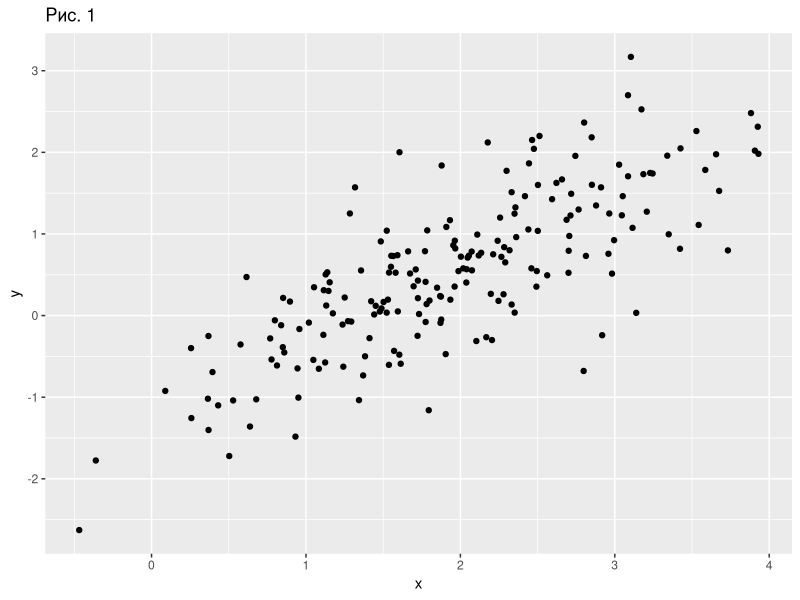
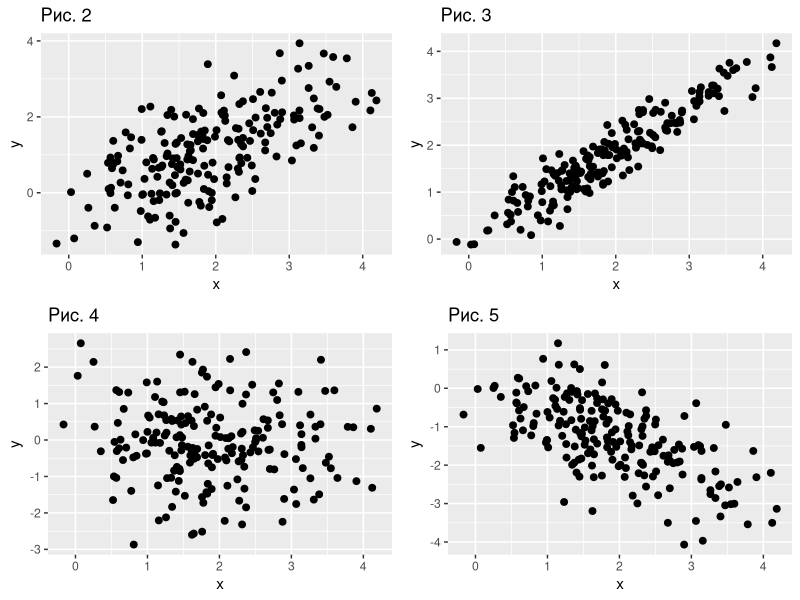
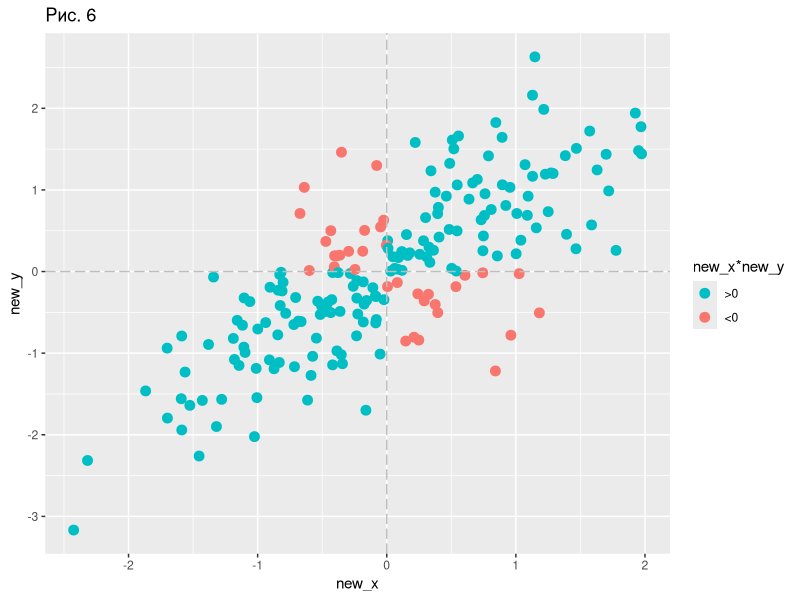
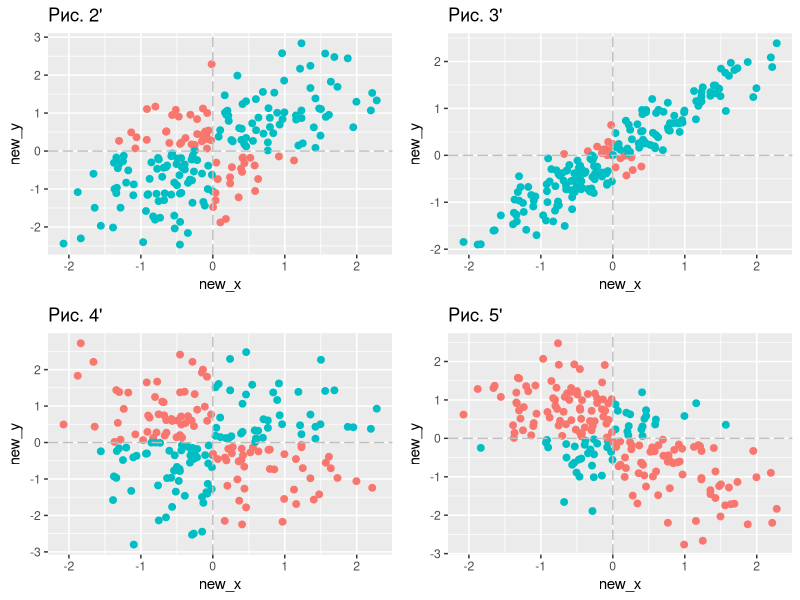
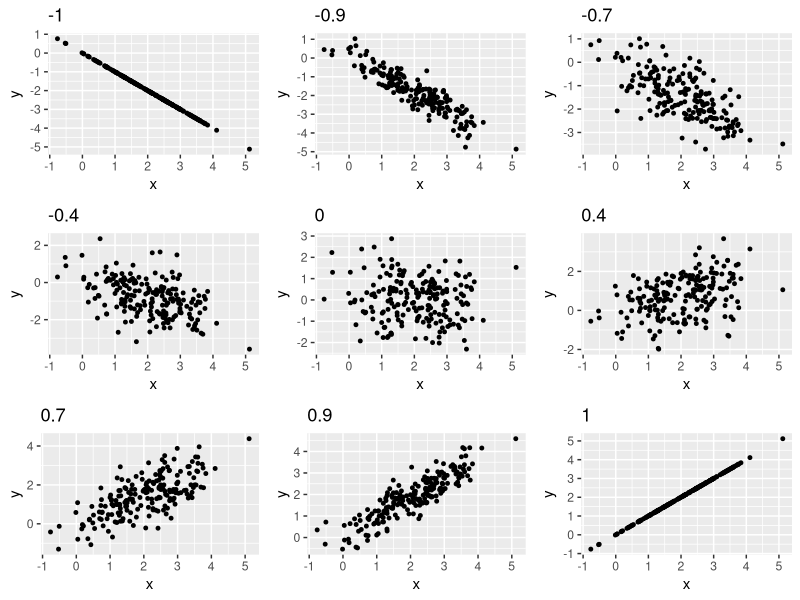
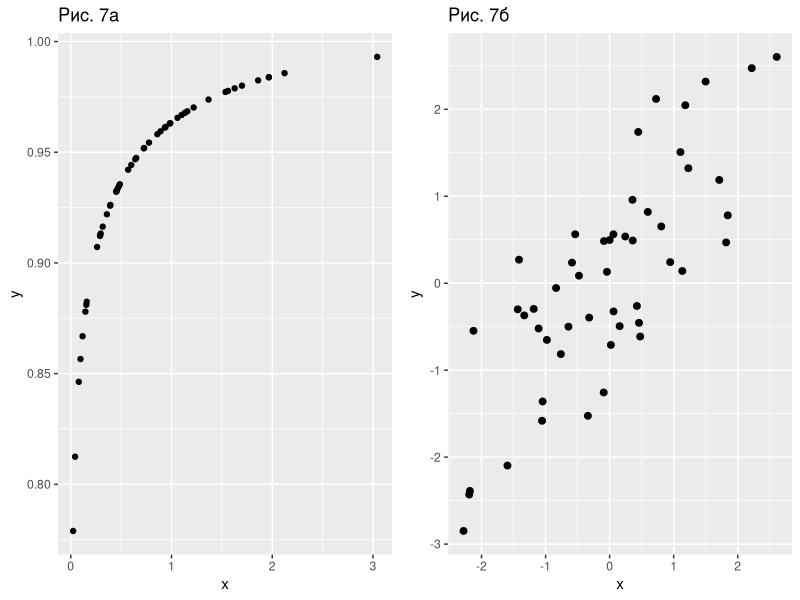
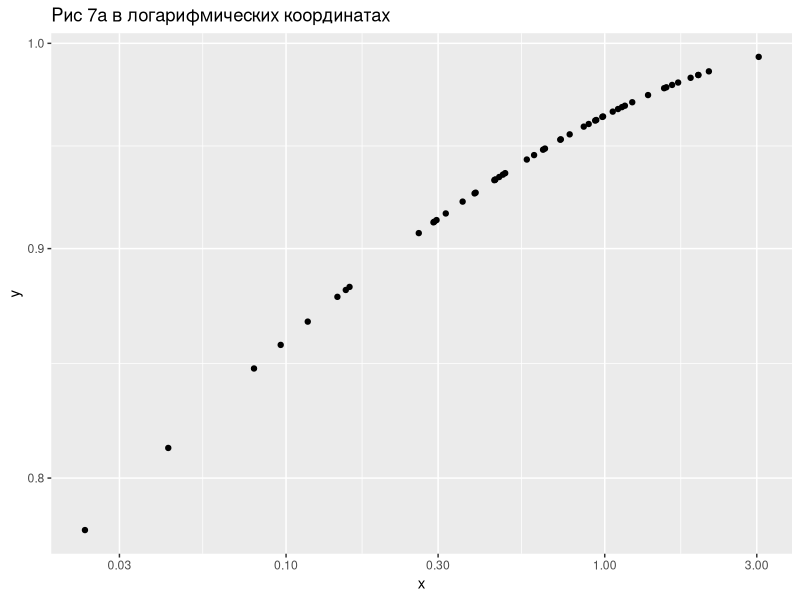

The R script that drew these images, in order:
## ---- chunk 1
Sys.setlocale('LC_ALL',"ru_RU.UTF-8")
set.seed(124)
## ---- chunk 2
correlatedValue = function(x, r, mean=0) {
  r2 = r**2
  ve = 1-r2
  SD = sqrt(ve)
  e  = rnorm(length(x), mean=mean, sd=SD)
  y  = r*x + e
  return(y)
}
# the function above is from here: http://stats.stackexchange.com/a/38867

library(knitr)
N <- 200
K <- 5
x <- rnorm(N) + 2
y <- correlatedValue(x, 0.8, -1)
df <- data.frame(x,y)
rownames(df) <- 1:N
kable(df[1:K, ], row.names = T, caption = sprintf("В таблице приведены данные только по первым %i наблюдениям, но на самом деле их больше.", K))
library(ggplot2)
## ---- chunk 3

ggplot(df)+geom_point(aes(x,y))+ggtitle('Рис. 1')
## ---- chunk 4
plot_cor_example = function(x, r, main, size = 2) {
  y <- correlatedValue(x, r)
  df <- data.frame(x,y)
  list(ggplot(df)+geom_point(aes(x, y), size=size)+ggtitle(main), df)
}

library(cowplot)

x <- rnorm(N)+2
A <- plot_cor_example(x, 0.6, main = 'Рис. 2')
B <- plot_cor_example(x, 0.95, main = 'Рис. 3')
C <- plot_cor_example(x, 0, main = 'Рис. 4')
D <- plot_cor_example(x, -0.7, main = 'Рис. 5')
plot_grid(A[[1]],B[[1]],C[[1]],D[[1]])
## ---- chunk 5
pearsonize <- function(df, legend = T, size=3) {
  df$new_x <- df$x - mean(df$x)
  df$new_y <- df$y - mean(df$y)
  df$sign <- as.factor((df$new_x * df$new_y)>0)
  if (legend) {
    legend = scale_color_discrete(name='new_x*new_y', breaks=c(T,F), labels=c(">0","<0"))
  }
  else{
    legend = scale_color_discrete(guide=F)
  }
  ggplot(df) +
    geom_point(aes(new_x,new_y, colour=sign), size=size) +
    legend + 
    geom_vline(xintercept=0, colour='gray', linetype='longdash') + 
    geom_hline(yintercept=0, linetype='longdash', colour='gray')
}
pearsonize(df) + ggtitle("Рис. 6")
## ---- chunk 6
plot_grid(
  pearsonize(A[[2]], legend=F, size=2)+ggtitle("Рис. 2'"),
  pearsonize(B[[2]], legend=F, size=2)+ggtitle("Рис. 3'"),
  pearsonize(C[[2]], legend=F, size=2)+ggtitle("Рис. 4'"),
  pearsonize(D[[2]], legend=F, size=2)+ggtitle("Рис. 5'")
)
## ---- chunk 7
corrs <- list(-1, -0.9, -0.7, -0.4, 0, 0.4, 0.7, 0.9, 1)
x <- rnorm(N)+2
do.call(plot_grid, lapply(corrs, function(r) {plot_cor_example(x,r,main=as.character(r), size=1)[[1]]}))
## ---- chunk 8
N <- 50
x <- abs(rnorm(N))
y <- sin(x**(1/10)*1.3)
df <- data.frame(x,y)
A <- ggplot(df) + geom_point(aes(x,y)) + ggtitle("Рис. 7a")
B <- plot_cor_example(rnorm(N), cor(x,y), "Рис. 7б")
plot_grid(A,B[[1]])
## ---- chunk 9
A + scale_x_log10()+ scale_y_log10() + ggtitle("Рис 7a в логарифмических координатах")
## ---- chunk 10
s <- c(7, 5, 9, 3, 1, 0)
## ---- chunk 11
df <- data.frame(x = sort(s), rank = 1:length(s))
kable(df)
## ---- chunk 12
x <- c(8, 1, 2, 9, 3)
y <- c(12, 1, 2, 8, 4)
cor(x,y)
## ---- chunk 13
cor(x,y, method='k') # Kendall
cor(x,y, method='s') # Spearman
